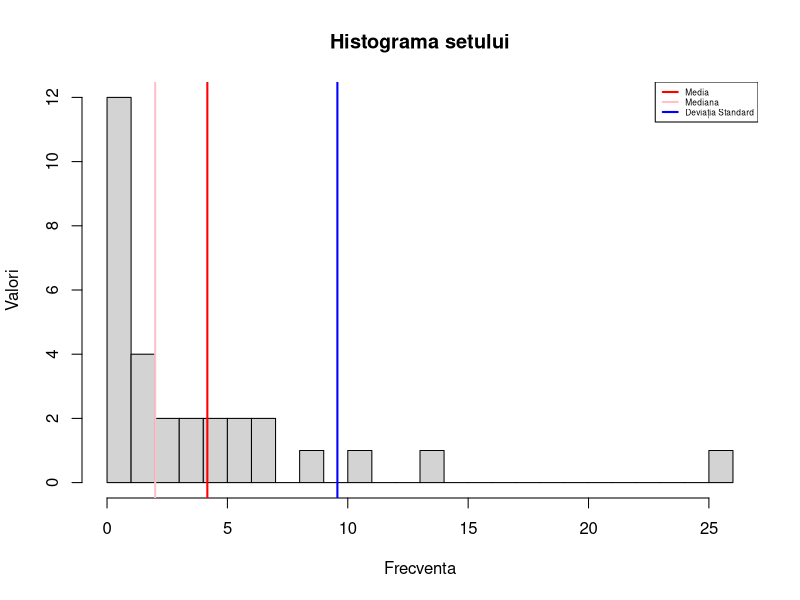
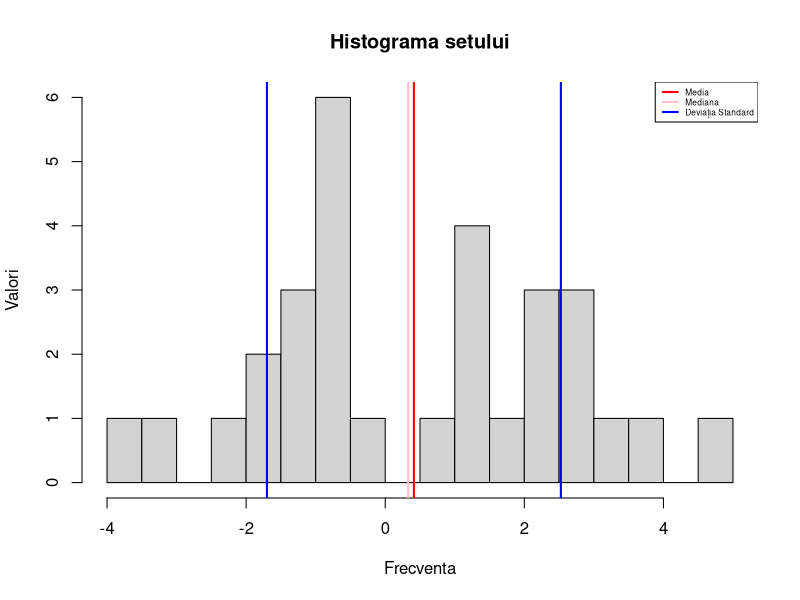
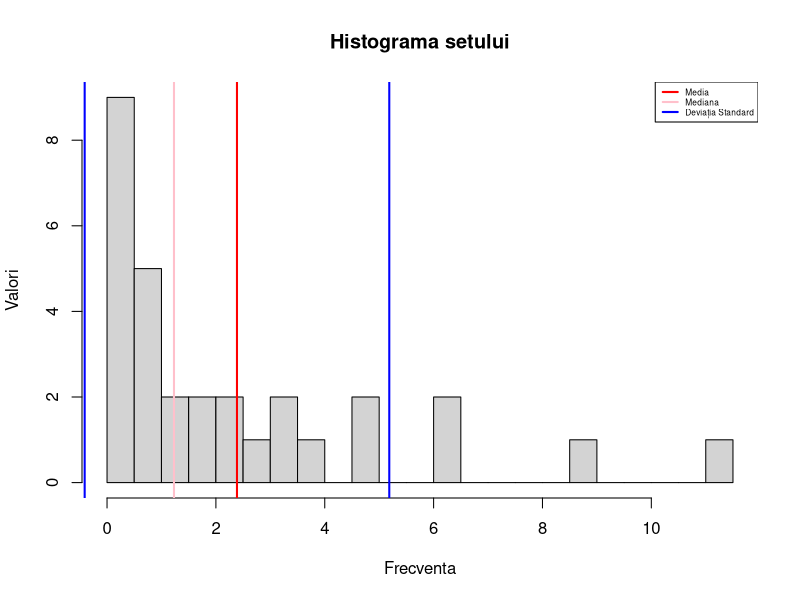
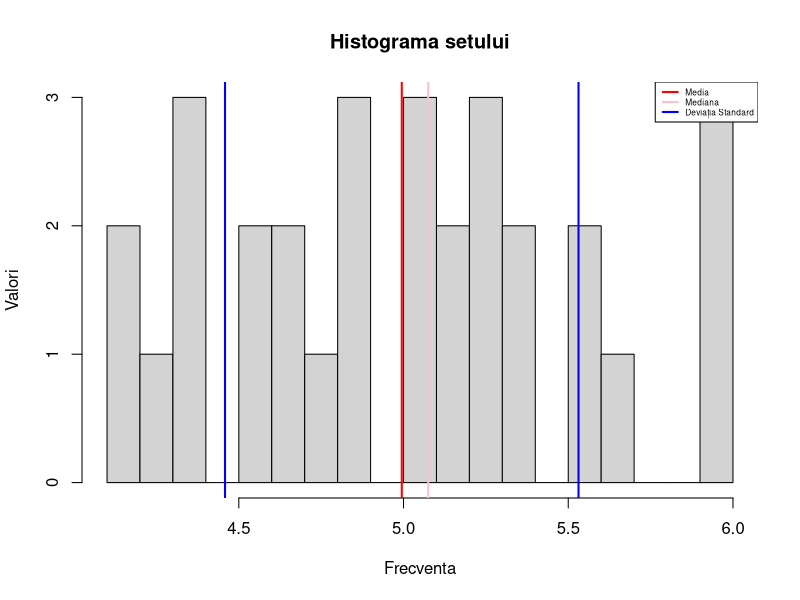
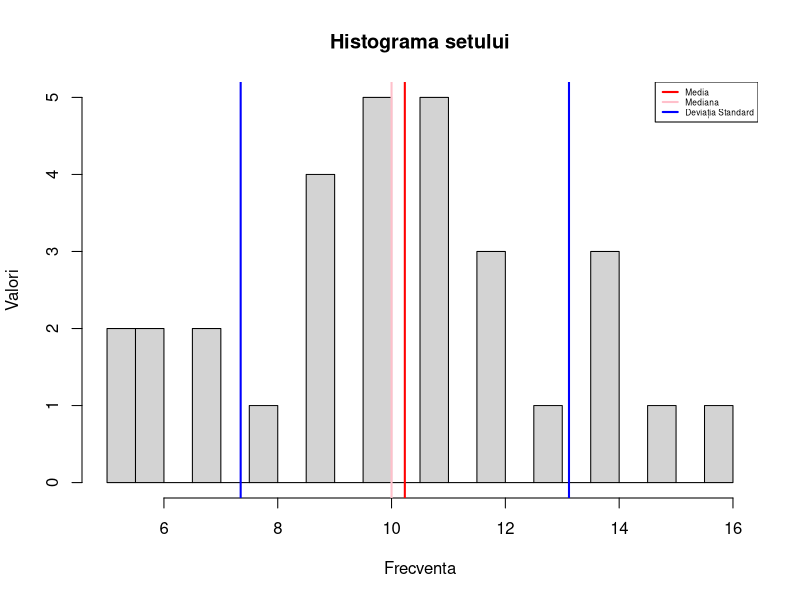

These figures' R source, in order:
############# Problema 9
#Se dau seturile următoare de valori:
#a) 7 4 2 11 2 1 2 1 6 6 0 1 3 9 7 0 1 14 0 5 1 5 2 4 3 1 0 0 26 1
#b) -1.91 -0.97 4.59 2.19 -0.86 -0.74 -0.60 -1.29 0.93 1.42 2.14 -2.01 2.60 1.45 2.60 -3.32 -3.62 3.09 2.91 3.60 -0.83 -0.27 1.82 -1.38 -1.76 1.43 -0.59 -1.34 2.07 1.02
#c) 0.90 8.91 0.06 1.85 1.61 6.50 0.26 0.04 0.62 1.01 3.42 1.45 3.44 0.46 0.55 0.09 2.22 0.65 0.61 6.45 0.27 4.81 2.27 0.34 4.51 0.42 3.71 2.59 0.42 11.18
#d) 4.83 4.37 5.57 4.22 5.96 5.11 5.52 4.81 5.19 4.19 4.73 5.92 5.63 4.53 4.67 4.84 5.25 5.06 5.98 5.25 4.60 4.11 4.32 5.09 5.25 5.10 4.36 5.40 5.33 4.65
#e) 11 11 10 10 10 6 5 9 11 10 14 8 11 6 13 9 14 16 14 10 7 7 11 12 9 5 12 15 9 12
#Pentru fiecare dintre seturile de valori de mai sus efectuați:
#9.1. Faceți histograma valorilor. Calculați mediana, media și deviația standard și 
#ilustrați pe desen aceste valori.

# Mai jos formam vectorii cu valorile specificate in cerinte si apoi calculam:
#	mediana -> median(va)
#	media -> mean(va)
#	deviatia standard -> sd(va)
a <- c(7, 4, 2, 11, 2, 1, 2, 1, 6, 6, 0, 1, 3, 9, 7, 0, 1, 14, 0, 5, 1, 5, 2, 4, 3, 1, 0, 0, 26, 1)
a_mediana <- median(a)
a_medie <- mean(a)
a_deviatie_standard <- sd(a)
b <- c(-1.91, -0.97, 4.59, 2.19, -0.86, -0.74, -0.60, -1.29, 0.93, 1.42, 2.14, -2.01, 2.60, 1.45, 2.60, -3.32, -3.62, 3.09, 2.91, 3.60, -0.83, -0.27, 1.82, -1.38, -1.76, 1.43, -0.59, -1.34, 2.07, 1.02)
b_mediana <- median(b)
b_medie <- mean(b)
b_deviatie_standard <- sd(b)
c <- c(0.90, 8.91, 0.06, 1.85, 1.61, 6.50, 0.26, 0.04, 0.62, 1.01, 3.42, 1.45, 3.44, 0.46, 0.55, 0.09, 2.22, 0.65, 0.61, 6.45, 0.27, 4.81, 2.27, 0.34, 4.51, 0.42, 3.71, 2.59, 0.42, 11.18)
c_mediana <- median(c)
c_medie <- mean(c)
c_deviatie_standard <- sd(c)
d <- c(4.83, 4.37, 5.57, 4.22, 5.96, 5.11, 5.52, 4.81, 5.19, 4.19, 4.73, 5.92, 5.63, 4.53, 4.67, 4.84, 5.25, 5.06, 5.98, 5.25, 4.60, 4.11, 4.32, 5.09, 5.25, 5.10, 4.36, 5.40, 5.33, 4.65)
d_mediana <- median(d)
d_medie <- mean(d)
d_deviatie_standard <- sd(d)
e <- c(11, 11, 10, 10, 10, 6, 5, 9, 11, 10, 14, 8, 11, 6, 13, 9, 14, 16, 14, 10, 7, 7, 11, 12, 9, 5, 12, 15, 9, 12)
e_mediana <- median(e)
e_medie <- mean(e)
e_deviatie_standard <- sd(e)

# Functia de ilustrare a histogramei si a valorilor calculate mai sus, pe aceasta
custom_hist <- function(va){		# Primim un vector ce reprezinta o variabila aleatoare
  va_mediana <- median(va)			# Ii calculam mediana
  va_medie <- mean(va)				# Ii calculam media
  va_deviatie_standard <- sd(va)	# Ii calculam deviatia standard
  
  hist(va, breaks=26, xlab="Frecventa", ylab="Valori", main="Histograma setului")
									# Creem histograma setului de date, ilustrand pe axa Ox valorile si pe Oy frecventele acestora.
  abline(v = va_medie, col = "red", lwd = 2)
									# Trasam cu o linie rosie pe histograma media setului
  abline(v = va_mediana, col = "pink", lwd = 2)
									# Trasam cu o linie roz pe histograma mediana setului
  abline(v = va_medie + va_deviatie_standard, col = "blue", lwd = 2)
  abline(v = va_medie - va_deviatie_standard, col = "blue", lwd = 2)
									# Marcam cu linii albastre intervalul delimitat de deviatia standard
  legend("topright", legend = c("Media", "Mediana", "Deviația Standard"), col = c("red", "pink", "blue"), lwd = 2, cex=0.5)
									# Afisam legenda histogramei in coltul dreapta, sus
}

# Afisarea histogramelor pentru seturile de date mentionate
custom_hist(a)
custom_hist(b)
custom_hist(c)
custom_hist(d)
custom_hist(e)